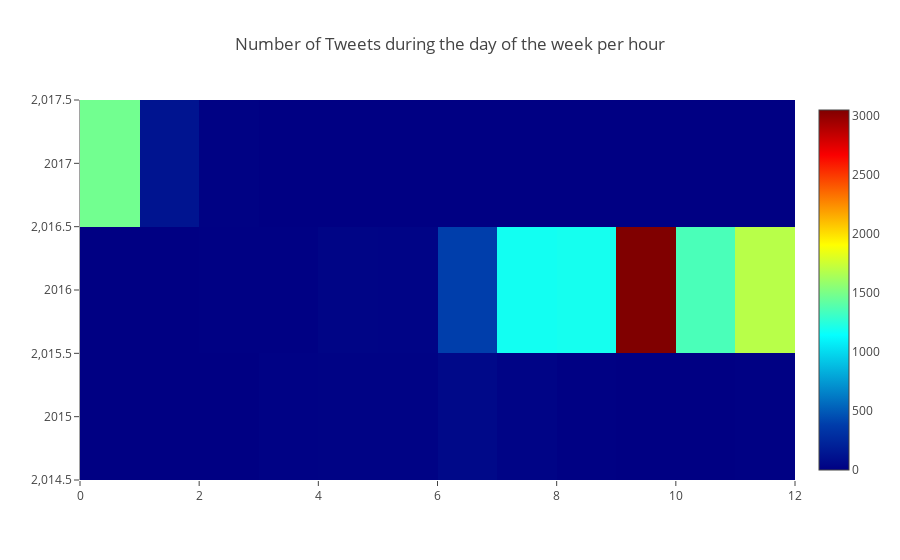

Notebook source saved alongside this figure:
### Code cell
trace = Heatmap(z=z,
                x=[str(i) for i in np.arange(0,13)],
                y=['2015','2016','2017'],
                colorscale = 'Jet'
               )
layout = Layout(
    title='Number of Tweets during the day of the week per hour',
    xaxis=dict(nticks=12)

)
data=[trace]
fig = Figure(data=data,layout=layout)
# plot(fig, filename='numberoftweets.html')
iplot(fig, filename='numberoftweets.html')

### Figure 1 — Plotly figure (JSON) as saved in the notebook; plotly's stock layout.template omitted (floating-point values rounded to 4 significant figures)
{"data": [{"colorscale": "Jet", "type": "heatmap", "x": ["0", "1", "2", "3", "4", "5", "6", "7", "8", "9", "10", "11", "12"], "y": ["2015", "2016", "2017"], "z": [[1, 1, 2, 15, 21, 18, 58, 26, 8, 1, 2, 9], [1, 1, 8, 5, 34, 27, 391, 1184, 1192, 3051, 1354, 1690], [1476, 127, 10, 1, 0, 0, 0, 0, 0, 0, 0, 0]]}], "layout": {"title": "Number of Tweets during the day of the week per hour", "xaxis": {"nticks": 12}}}
